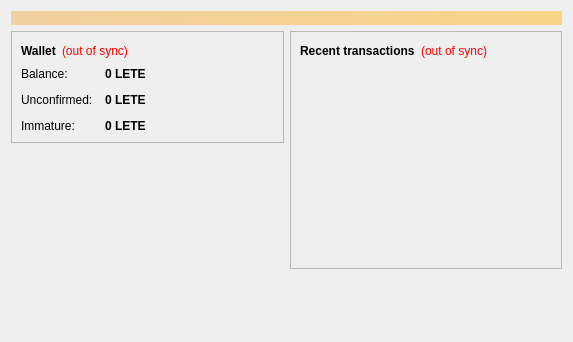
<?xml version="1.0" encoding="UTF-8"?>
<ui version="4.0">
 <class>OverviewPage</class>
 <widget class="QWidget" name="OverviewPage">
  <property name="geometry">
   <rect>
    <x>0</x>
    <y>0</y>
    <width>573</width>
    <height>342</height>
   </rect>
  </property>
  <property name="windowTitle">
   <string>Form</string>
  </property>
  <layout class="QVBoxLayout" name="topLayout">
   <item>
    <widget class="QLabel" name="labelAlerts">
     <property name="visible">
      <bool>false</bool>
     </property>
     <property name="styleSheet">
      <string notr="true">background-color: qlineargradient(x1: 0, y1: 0, x2: 1, y2: 0, stop:0 #F0D0A0, stop:1 #F8D488); color:#000000;</string>
     </property>
     <property name="wordWrap">
      <bool>true</bool>
     </property>
     <property name="margin">
      <number>3</number>
     </property>
    </widget>
   </item>
   <item>
    <layout class="QHBoxLayout" name="horizontalLayout" stretch="1,1">
     <item>
      <layout class="QVBoxLayout" name="verticalLayout_2">
       <item>
        <widget class="QFrame" name="frame">
         <property name="frameShape">
          <enum>QFrame::StyledPanel</enum>
         </property>
         <property name="frameShadow">
          <enum>QFrame::Raised</enum>
         </property>
         <layout class="QVBoxLayout" name="verticalLayout_4">
          <item>
           <layout class="QHBoxLayout" name="horizontalLayout_4">
            <item>
             <widget class="QLabel" name="label_5">
              <property name="font">
               <font>
                <weight>75</weight>
                <bold>true</bold>
               </font>
              </property>
              <property name="text">
               <string>Wallet</string>
              </property>
             </widget>
            </item>
            <item>
             <widget class="QLabel" name="labelWalletStatus">
              <property name="toolTip">
               <string>The displayed information may be out of date. Your wallet automatically synchronizes with the Letecoin network after a connection is established, but this process has not completed yet.</string>
              </property>
              <property name="styleSheet">
               <string notr="true">QLabel { color: red; }</string>
              </property>
              <property name="text">
               <string notr="true">(out of sync)</string>
              </property>
              <property name="alignment">
               <set>Qt::AlignLeading|Qt::AlignLeft|Qt::AlignVCenter</set>
              </property>
             </widget>
            </item>
            <item>
             <spacer name="horizontalSpacer_2">
              <property name="orientation">
               <enum>Qt::Horizontal</enum>
              </property>
              <property name="sizeHint" stdset="0">
               <size>
                <width>40</width>
                <height>20</height>
               </size>
              </property>
             </spacer>
            </item>
           </layout>
          </item>
          <item>
           <layout class="QFormLayout" name="formLayout_2">
            <property name="fieldGrowthPolicy">
             <enum>QFormLayout::AllNonFixedFieldsGrow</enum>
            </property>
            <property name="horizontalSpacing">
             <number>12</number>
            </property>
            <property name="verticalSpacing">
             <number>12</number>
            </property>
            <item row="0" column="0">
             <widget class="QLabel" name="label">
              <property name="text">
               <string>Balance:</string>
              </property>
             </widget>
            </item>
            <item row="0" column="1">
             <widget class="QLabel" name="labelBalance">
              <property name="font">
               <font>
                <weight>75</weight>
                <bold>true</bold>
               </font>
              </property>
              <property name="cursor">
               <cursorShape>IBeamCursor</cursorShape>
              </property>
              <property name="toolTip">
               <string>Your current balance</string>
              </property>
              <property name="text">
               <string notr="true">0 LETE</string>
              </property>
              <property name="textInteractionFlags">
               <set>Qt::LinksAccessibleByMouse|Qt::TextSelectableByKeyboard|Qt::TextSelectableByMouse</set>
              </property>
             </widget>
            </item>
            <item row="1" column="0">
             <widget class="QLabel" name="label_3">
              <property name="text">
               <string>Unconfirmed:</string>
              </property>
             </widget>
            </item>
            <item row="1" column="1">
             <widget class="QLabel" name="labelUnconfirmed">
              <property name="font">
               <font>
                <weight>75</weight>
                <bold>true</bold>
               </font>
              </property>
              <property name="cursor">
               <cursorShape>IBeamCursor</cursorShape>
              </property>
              <property name="toolTip">
               <string>Total of transactions that have yet to be confirmed, and do not yet count toward the current balance</string>
              </property>
              <property name="text">
               <string notr="true">0 LETE</string>
              </property>
              <property name="textInteractionFlags">
               <set>Qt::LinksAccessibleByMouse|Qt::TextSelectableByKeyboard|Qt::TextSelectableByMouse</set>
              </property>
             </widget>
            </item>
            <item row="2" column="0">
             <widget class="QLabel" name="labelImmatureText">
              <property name="text">
               <string>Immature:</string>
              </property>
             </widget>
            </item>
            <item row="2" column="1">
             <widget class="QLabel" name="labelImmature">
              <property name="font">
               <font>
                <weight>75</weight>
                <bold>true</bold>
               </font>
              </property>
              <property name="toolTip">
               <string>Mined balance that has not yet matured</string>
              </property>
              <property name="text">
               <string notr="true">0 LETE</string>
              </property>
              <property name="textInteractionFlags">
               <set>Qt::LinksAccessibleByMouse|Qt::TextSelectableByKeyboard|Qt::TextSelectableByMouse</set>
              </property>
             </widget>
            </item>
           </layout>
          </item>
         </layout>
        </widget>
       </item>
       <item>
        <spacer name="verticalSpacer">
         <property name="orientation">
          <enum>Qt::Vertical</enum>
         </property>
         <property name="sizeHint" stdset="0">
          <size>
           <width>20</width>
           <height>40</height>
          </size>
         </property>
        </spacer>
       </item>
      </layout>
     </item>
     <item>
      <layout class="QVBoxLayout" name="verticalLayout_3">
       <item>
        <widget class="QFrame" name="frame_2">
         <property name="frameShape">
          <enum>QFrame::StyledPanel</enum>
         </property>
         <property name="frameShadow">
          <enum>QFrame::Raised</enum>
         </property>
         <layout class="QVBoxLayout" name="verticalLayout">
          <item>
           <layout class="QHBoxLayout" name="horizontalLayout_2">
            <item>
             <widget class="QLabel" name="label_4">
              <property name="text">
               <string>&lt;b&gt;Recent transactions&lt;/b&gt;</string>
              </property>
             </widget>
            </item>
            <item>
             <widget class="QLabel" name="labelTransactionsStatus">
              <property name="toolTip">
               <string>The displayed information may be out of date. Your wallet automatically synchronizes with the Letecoin network after a connection is established, but this process has not completed yet.</string>
              </property>
              <property name="styleSheet">
               <string notr="true">QLabel { color: red; }</string>
              </property>
              <property name="text">
               <string notr="true">(out of sync)</string>
              </property>
              <property name="alignment">
               <set>Qt::AlignRight|Qt::AlignTrailing|Qt::AlignVCenter</set>
              </property>
             </widget>
            </item>
            <item>
             <spacer name="horizontalSpacer">
              <property name="orientation">
               <enum>Qt::Horizontal</enum>
              </property>
              <property name="sizeHint" stdset="0">
               <size>
                <width>40</width>
                <height>20</height>
               </size>
              </property>
             </spacer>
            </item>
           </layout>
          </item>
          <item>
           <widget class="QListView" name="listTransactions">
            <property name="styleSheet">
             <string notr="true">QListView { background: transparent; }</string>
            </property>
            <property name="frameShape">
             <enum>QFrame::NoFrame</enum>
            </property>
            <property name="verticalScrollBarPolicy">
             <enum>Qt::ScrollBarAlwaysOff</enum>
            </property>
            <property name="horizontalScrollBarPolicy">
             <enum>Qt::ScrollBarAlwaysOff</enum>
            </property>
            <property name="selectionMode">
             <enum>QAbstractItemView::NoSelection</enum>
            </property>
           </widget>
          </item>
         </layout>
        </widget>
       </item>
       <item>
        <spacer name="verticalSpacer_2">
         <property name="orientation">
          <enum>Qt::Vertical</enum>
         </property>
         <property name="sizeHint" stdset="0">
          <size>
           <width>20</width>
           <height>40</height>
          </size>
         </property>
        </spacer>
       </item>
      </layout>
     </item>
    </layout>
   </item>
  </layout>
 </widget>
 <resources/>
 <connections/>
</ui>
